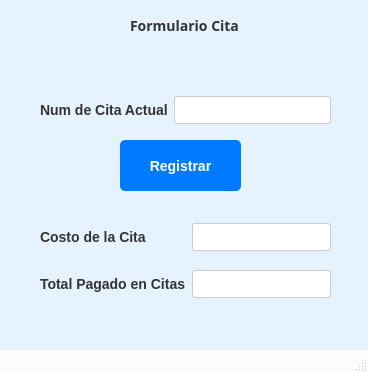
<?xml version="1.0" encoding="UTF-8"?>
<ui version="4.0">
 <class>MainWindow</class>
 <widget class="QMainWindow" name="MainWindow">
  <property name="geometry">
   <rect>
    <x>0</x>
    <y>0</y>
    <width>368</width>
    <height>372</height>
   </rect>
  </property>
  <property name="windowTitle">
   <string>MainWindow</string>
  </property>
  <property name="styleSheet">
   <string notr="true">#centralwidget {
    background-color: #E6F3FF;
}


QStatusBar {
    background-color: rgba(255, 255, 255, 0.8);
    color: #000;
}

QMenuBar {
    background-color: rgba(255, 255, 255, 0.8);
    color: #000;
}

QMenuBar::item {
    padding: 5px 10px;
}

QMenuBar::item:selected {
    background-color: rgba(255, 255, 255, 0.8);
}

QMenu {
    background-color: rgba(255, 255, 255, 0.8);
    color: #000;
}

QMenu::item {
    padding: 5px 20px;
}

QMenu::item:selected {
    background-color: rgba(255, 255, 255, 0.8);
}

QLineEdit {
    background-color: #FFFFFF;
    border: 1px solid #CCCCCC;
    border-radius: 3px;
    padding: 5px;
    font-family: Arial, sans-serif;
}

QLineEdit:hover {
    background-color: #F0F0F0;
}

QLineEdit:focus {
    background-color: #FFFFCC;
}

QLabel {
    font-family: &quot;Times New Roman&quot;, serif;
    color: #333333;
    font-size: 14px;
    font-weight: bold;
}


#btn_registrar {
    background-color: #007bff;
    color: #fff;
    font-family: &quot;Roboto&quot;, sans-serif;
    font-size: 14px;
    font-weight: bold;
    padding: 8px 16px;
    border: none;
    border-radius: 5px;
}

#btn_registrar:hover {
    background-color: #0056b3;
    cursor: pointer;
}


</string>
  </property>
  <widget class="QWidget" name="centralwidget">
   <widget class="QWidget" name="verticalLayoutWidget">
    <property name="geometry">
     <rect>
      <x>39</x>
      <y>10</y>
      <width>291</width>
      <height>31</height>
     </rect>
    </property>
    <layout class="QVBoxLayout" name="verticalLayout_2">
     <item>
      <widget class="QLabel" name="label">
       <property name="font">
        <font>
         <family>Times New Roman,serif</family>
         <pointsize>-1</pointsize>
         <weight>75</weight>
         <bold>true</bold>
        </font>
       </property>
       <property name="styleSheet">
        <string notr="true">#lbl_titulo {
    font-size: 20px;
}
</string>
       </property>
       <property name="text">
        <string>Formulario Cita</string>
       </property>
       <property name="alignment">
        <set>Qt::AlignCenter</set>
       </property>
      </widget>
     </item>
    </layout>
   </widget>
   <widget class="QWidget" name="gridLayoutWidget">
    <property name="geometry">
     <rect>
      <x>40</x>
      <y>210</y>
      <width>291</width>
      <height>103</height>
     </rect>
    </property>
    <layout class="QGridLayout" name="gridLayout">
     <item row="0" column="0">
      <widget class="QLabel" name="label_4">
       <property name="text">
        <string>Costo de la Cita</string>
       </property>
      </widget>
     </item>
     <item row="1" column="0">
      <widget class="QLabel" name="label_6">
       <property name="text">
        <string>Total Pagado en Citas</string>
       </property>
      </widget>
     </item>
     <item row="0" column="1">
      <widget class="QLineEdit" name="txt_cca"/>
     </item>
     <item row="1" column="1">
      <widget class="QLineEdit" name="txt_tp"/>
     </item>
    </layout>
   </widget>
   <widget class="QWidget" name="gridLayoutWidget_3">
    <property name="geometry">
     <rect>
      <x>40</x>
      <y>90</y>
      <width>291</width>
      <height>41</height>
     </rect>
    </property>
    <layout class="QGridLayout" name="gridLayout_3">
     <item row="0" column="1">
      <widget class="QLineEdit" name="txt_ca">
       <property name="styleSheet">
        <string notr="true">QLineEdit {
    background-color: #FFFFFF;
    border: 1px solid #CCCCCC;
    border-radius: 3px;
    padding: 5px;
    font-family: Arial, sans-serif;
}

QLineEdit:hover {
    background-color: #F0F0F0;
}

QLineEdit:focus {
    background-color: #FFFFCC;
}
</string>
       </property>
      </widget>
     </item>
     <item row="0" column="0">
      <widget class="QLabel" name="label_3">
       <property name="text">
        <string>Num de Cita Actual</string>
       </property>
      </widget>
     </item>
    </layout>
   </widget>
   <widget class="QPushButton" name="btn_registrar">
    <property name="geometry">
     <rect>
      <x>120</x>
      <y>140</y>
      <width>121</width>
      <height>51</height>
     </rect>
    </property>
    <property name="styleSheet">
     <string notr="true">#frame {
    background-color: #f0f0f0;
    border: 1px solid #ccc;
    border-radius: 5px;
    padding: 10px;
}

#frame QLabel {
    font-size: 14px;
    font-weight: bold;
    margin-bottom: 5px;
}

#frame QLineEdit {
    padding: 5px;
    border: 1px solid #ccc;
    border-radius: 3px;
}

#frame QPushButton {
    padding: 8px 16px;
    background-color: #007bff;
    color: #fff;
    border: none;
    border-radius: 5px;
    font-size: 14px;
}

#frame QPushButton:hover {
    background-color: #0056b3;
    cursor: pointer;
}
</string>
    </property>
    <property name="text">
     <string>Registrar</string>
    </property>
   </widget>
  </widget>
  <widget class="QMenuBar" name="menubar">
   <property name="geometry">
    <rect>
     <x>0</x>
     <y>0</y>
     <width>368</width>
     <height>26</height>
    </rect>
   </property>
  </widget>
  <widget class="QStatusBar" name="statusbar"/>
 </widget>
 <resources/>
 <connections/>
</ui>
